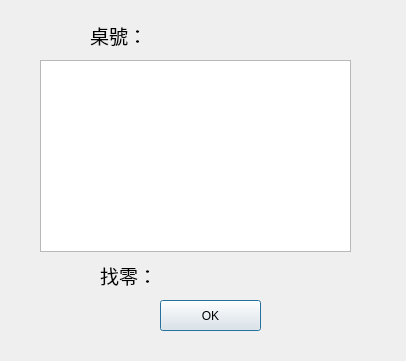
<?xml version="1.0" encoding="UTF-8"?>
<ui version="4.0">
 <class>ReceiptDilog</class>
 <widget class="QDialog" name="ReceiptDilog">
  <property name="geometry">
   <rect>
    <x>0</x>
    <y>0</y>
    <width>406</width>
    <height>361</height>
   </rect>
  </property>
  <property name="windowTitle">
   <string>收據</string>
  </property>
  <widget class="QPushButton" name="okButton">
   <property name="geometry">
    <rect>
     <x>160</x>
     <y>300</y>
     <width>101</width>
     <height>31</height>
    </rect>
   </property>
   <property name="text">
    <string>OK</string>
   </property>
  </widget>
  <widget class="QLabel" name="tableLabel">
   <property name="geometry">
    <rect>
     <x>90</x>
     <y>20</y>
     <width>81</width>
     <height>31</height>
    </rect>
   </property>
   <property name="font">
    <font>
     <family>Agency FB</family>
     <pointsize>14</pointsize>
    </font>
   </property>
   <property name="text">
    <string>桌號：</string>
   </property>
  </widget>
  <widget class="QLabel" name="tableName">
   <property name="geometry">
    <rect>
     <x>180</x>
     <y>20</y>
     <width>81</width>
     <height>31</height>
    </rect>
   </property>
   <property name="font">
    <font>
     <family>Agency FB</family>
     <pointsize>14</pointsize>
    </font>
   </property>
   <property name="text">
    <string/>
   </property>
  </widget>
  <widget class="QLabel" name="balanceLabel">
   <property name="geometry">
    <rect>
     <x>100</x>
     <y>260</y>
     <width>81</width>
     <height>31</height>
    </rect>
   </property>
   <property name="font">
    <font>
     <family>Agency FB</family>
     <pointsize>14</pointsize>
    </font>
   </property>
   <property name="text">
    <string>找零：</string>
   </property>
  </widget>
  <widget class="QLabel" name="balance">
   <property name="geometry">
    <rect>
     <x>200</x>
     <y>260</y>
     <width>81</width>
     <height>31</height>
    </rect>
   </property>
   <property name="font">
    <font>
     <family>Agency FB</family>
     <pointsize>14</pointsize>
    </font>
   </property>
   <property name="text">
    <string/>
   </property>
  </widget>
  <widget class="QTextBrowser" name="content">
   <property name="geometry">
    <rect>
     <x>40</x>
     <y>60</y>
     <width>311</width>
     <height>192</height>
    </rect>
   </property>
   <property name="font">
    <font>
     <family>Agency FB</family>
     <pointsize>12</pointsize>
    </font>
   </property>
  </widget>
 </widget>
 <resources/>
 <connections/>
</ui>
